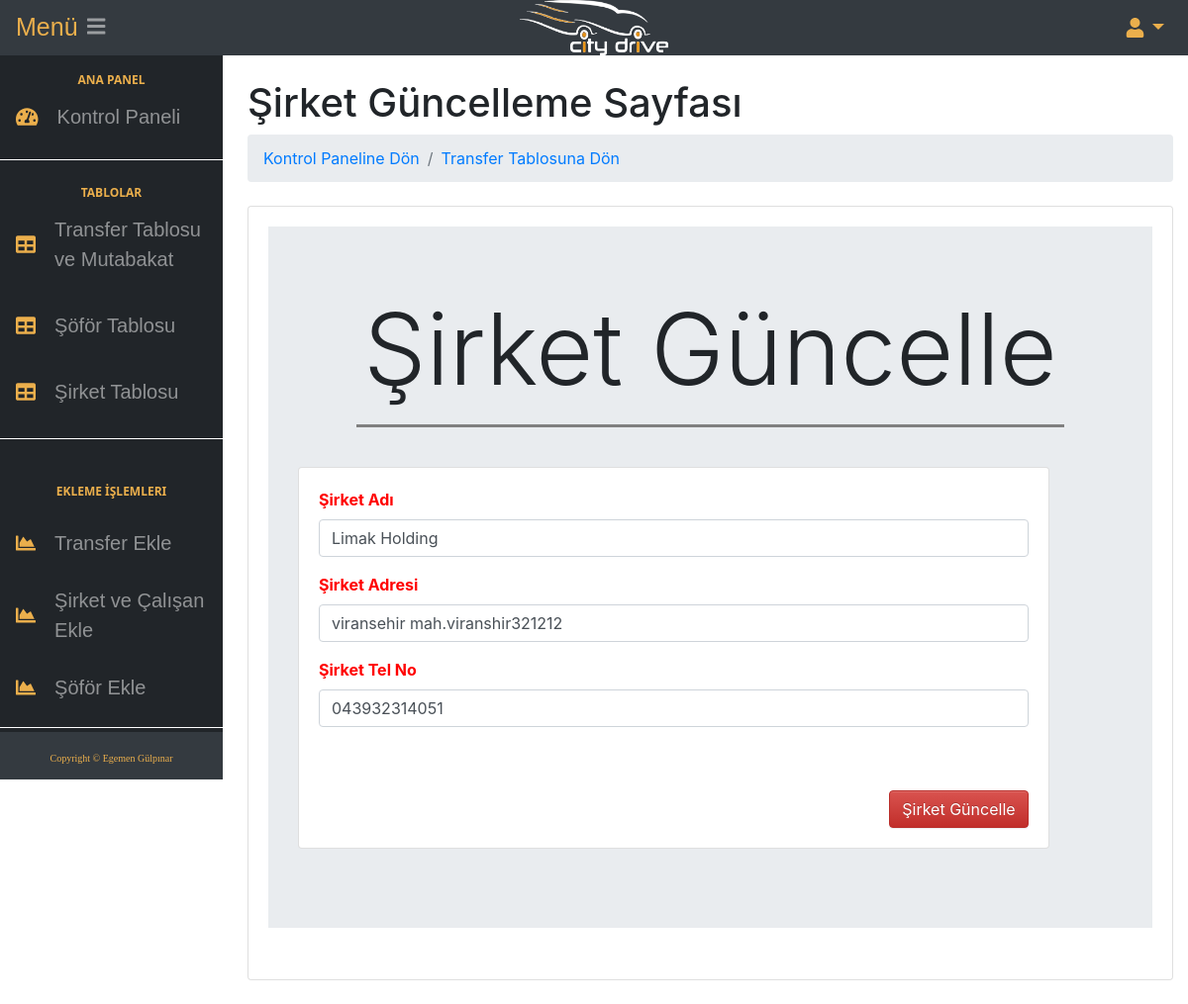
The app's page /sirket_update/74 with its own data.
### sirketapp/models.py (models this page shows, shortened)
class Sirket(models.Model):
    sirket_adi = models.CharField(max_length =50,verbose_name = "Şirket Adı",default="",blank=True)
    sirket_adresi = models.CharField(max_length=150,verbose_name="Şirket Adresi",default="",blank=True)
    sirket_no = models.CharField(max_length=20,verbose_name="Şirket Tel No",default="",blank=True)
    created_date = models.DateTimeField(verbose_name="Oluşturulma Tarihi",null=True)
    class Meta:
        ordering=['-created_date']

### transferapp/views.py (the view, shortened to what this page needs)
# urls.py: path('sirket_update/<int:id>',views.sirket_guncelle,name = "sirket_update"),
def sirket_guncelle(request,id):
    mevcut_sirket = get_object_or_404(Sirket, id = id)
    form5 = SirketForm(request.POST or None,instance = mevcut_sirket)
    return render(request,"sirket_update.html",{"form5":form5})

### sirketapp/forms.py
class SirketForm(forms.ModelForm): #MODEL FORM İLE KISA YOLDAN ÜRETME
    class Meta:
        model = Sirket
        fields = ["sirket_adi","sirket_adresi","sirket_no"]

### templates/sirket_update.html (shortened to what this page needs)
{% load crispy_forms_tags %}
{% block body %}
<!DOCTYPE html>
{% load crispy_forms_tags %}
{% load static %}
<html lang="en">
    <head>
        <link href="{% static 'css/styles.css' %}" rel="stylesheet" />
                 <link href="{% static 'css/styles.css' %}" rel="stylesheet" />
            <link href="{% static 'css/deneme.css' %}" rel="stylesheet" />
       <link href="{% static 'css/fontawesome-free/css/all.min.css' %}" rel="stylesheet" type="text/css" />
        <link href="https://cdn.datatables.net/1.10.20/css/dataTables.bootstrap4.min.css" rel="stylesheet" />
    </head>
    <body >
       {% include "navbar.html"%}
            <div id="layoutSidenav_content"style="margin-top:-70px; margin-left:10px" >
                <main>
                    <div class="container-fluid">
                        <h1 class="mt-4" >Şirket Güncelleme Sayfası</h1>
                        <ol class="breadcrumb mb-4">
                            <li class="breadcrumb-item"><a href="{% url 'transferapp:ana_kontrol_panel'  %}">Kontrol Paneline Dön   </a></li>
                            <li class="breadcrumb-item"><a href="{% url 'transferapp:kontrol_paneli'  %}">Transfer Tablosuna Dön </a></li>
                        </ol>
                        <div class="card mb-4">
                            <div class="card-body">
                                <p class="mb-0">
<div class="jumbotron jumbotron-fluid " >
  <h1 class="display-2" style = "text-align:center ;margin:0px;font-size:100px">Şirket Güncelle</h1 >
  </a><hr style="width:80%;border-top:3px solid gray;"> </a> </hr>
  <div class="container">
   <br>
       <div class="row">
    <div class="col-lg-11">
     <div class="col-md-12">
              <div class="card mb-3">
                <div class="card-body">
<form method="post" "color:red" enctype="multipart/form-data" style="color:red; font-size:16px; font-weight:720">
{{form5|crispy}}
<br>
<br>
<div style="text-align:right">
<button type = "submit" class = "btn btn-danger">Şirket Güncelle</button>
</div>
</div>
  </div>
</div>
<link href="//maxcdn.bootstrapcdn.com/bootstrap/4.1.1/css/bootstrap.min.css" rel="stylesheet" id="bootstrap-css">
        <link rel="stylesheet" href="https://stackpath.bootstrapcdn.com/bootstrap/3.4.1/css/bootstrap-theme.min.css">
{% endblock body %}

### records on screen
Sirket: sirket_adi "Limak Holding", sirket_adresi "viransehir mah.viranshir321212", sirket_no "043932314051"
